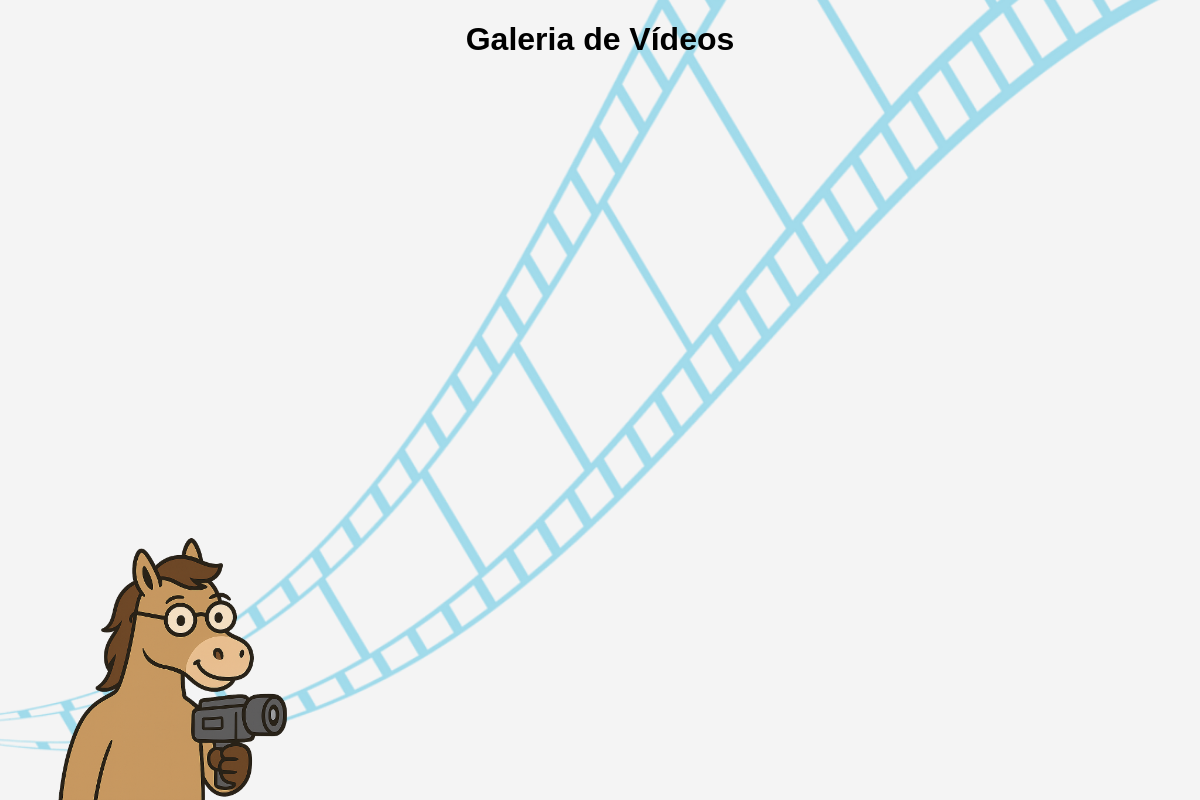
Before: / with the older database file.
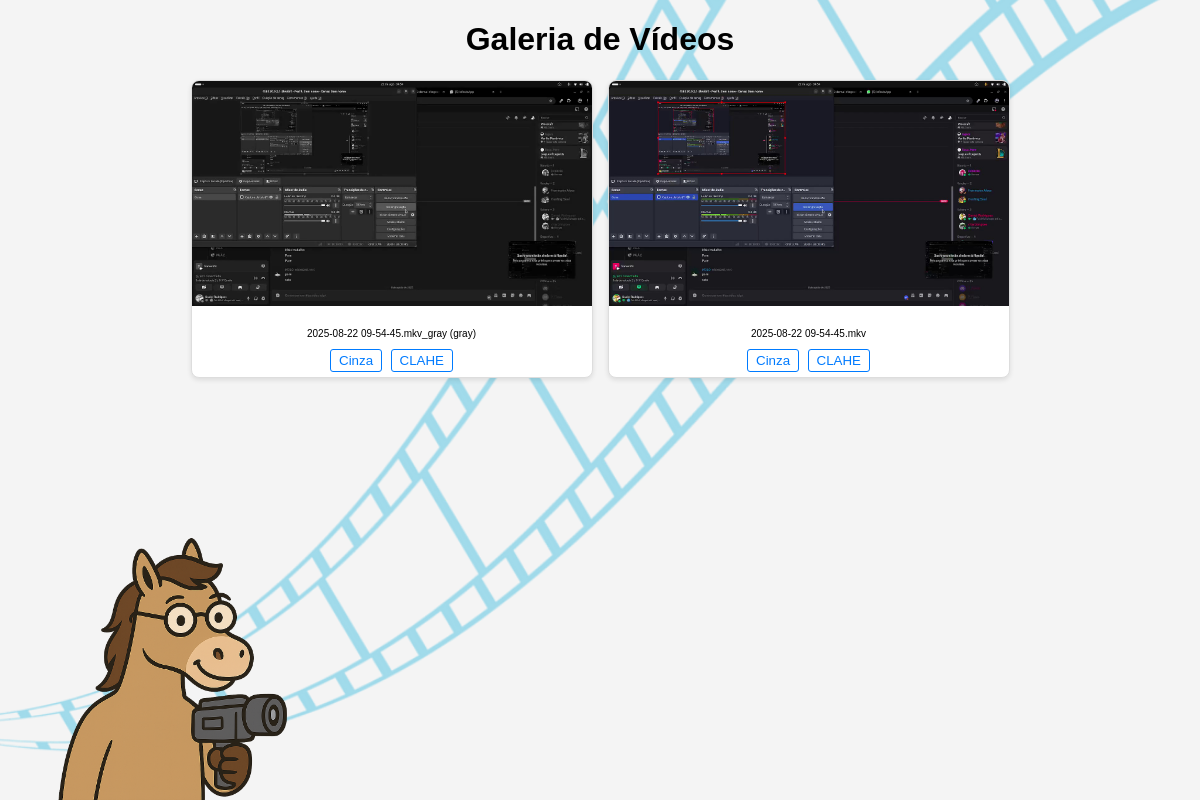
After: the same page with the newer database file.
### tables this page shows
CREATE TABLE videos (
            id TEXT PRIMARY KEY,
            original_name TEXT,
            original_ext TEXT,
            mime_type TEXT,
            size_bytes INTEGER,
            duration_sec REAL,
            fps REAL,
            width INTEGER,
            height INTEGER,
            filter TEXT,
            original_video_id TEXT,
            created_at TIMESTAMP DEFAULT CURRENT_TIMESTAMP,
            path_original TEXT,
            path_processed TEXT,
            FOREIGN KEY(original_video_id) REFERENCES videos(id)
        );

### server/server.py (the view)
@app.route("/")
def gallery():
    with sqlite3.connect(DB) as conn:
        rows = conn.execute("""
            SELECT id, original_name, path_original, filter
            FROM videos ORDER BY created_at DESC""").fetchall()
    videos = []
    for r in rows:
        uid, name, path_orig, filter_name = r
        video_dir = os.path.dirname(os.path.dirname(path_orig))
        video_path = os.path.relpath(path_orig, BASE_DIR)
        if filter_name:
            thumb_name = f"thumb_{filter_name}.jpg"
        else:
            thumb_name = "thumb.jpg"
        thumb_dir = os.path.join(os.path.dirname(os.path.dirname(path_orig)), "thumbs")
        thumb_path = os.path.join(os.path.relpath(thumb_dir, BASE_DIR), thumb_name)
        display_name = f"{name} ({filter_name})" if filter_name else name
        videos.append((uid, display_name, video_path, thumb_path))
    return render_template("gallery.html", videos=videos)
    if not os.path.exists(full_path):
        print(f"File not found: {full_path}")  # Debug log
        return f"File not found: {filename}", 404
    return send_from_directory(directory, filename)

### server/templates/gallery.html (shortened to what this page needs)
<!DOCTYPE html>
<html>
<head>
</head>
<body>
    <h1>Galeria de Vídeos</h1>
    <div class="gallery">
        {% for v in videos %}
        <div class="video-card">
            <a href="{{ url_for('static', filename=v[2]) }}" target="_blank">
                <img src="{{ url_for('static', filename=v[3]) }}" alt="{{ v[1] }}">
            </a>
            <p>{{ v[1] }}</p>
            <div class="filter-buttons">
                <button class="filter-button" onclick="window.location.href='/apply_filter/{{v[0]}}/gray'">Cinza</button>
                <button class="filter-button" onclick="window.location.href='/apply_filter/{{v[0]}}/clahe'">CLAHE</button>
            </div>
        </div>
        {% endfor %}
        <img src="{{ url_for('static', filename='static/client/filme.png') }}" alt="filme" style="position: fixed; left: 63%; transform: translateX(-50%); bottom: -600px; width: 2300px; height: auto; z-index: -1;">
    </div>
    <img src="{{ url_for('static', filename='static/client/cavaloo.png') }}" alt="Cavalo" style="position: fixed; left: 20px; bottom: -20px; width: 300px; height: auto; z-index: 100;">
</body>
</html>
</html>

### server/templates/gallery.html (style rules this page uses)
body { font-family: Arial, sans-serif; background: #f4f4f4; margin: 20px; }
h1 { text-align: center; }
.gallery { display: flex; flex-wrap: wrap; gap: 15px; justify-content: center; }
.video-card { background: white; border: 1px solid #ddd; border-radius: 8px; overflow: hidden; width: 100%; max-width: 400px; min-width: 240px; flex: 1 1 240px; text-align: center; box-shadow: 0 2px 5px rgba(0,0,0,0.1); }
.video-card img { width: 100%; height: auto; display: block; }
.video-card p { margin: 10px 10; font-size: 10px; }
.video-card a { display: inline-block; margin-bottom: 8px; text-decoration: none; color: #007BFF; }
.filter-buttons { margin: 5px 0; }
.filter-button { padding: 3px 8px; margin: 0 2px; border: 1px solid #007BFF; border-radius: 3px; background: white; color: #007BFF; cursor: pointer; }

Changed rows visible on the page:
added videos: shows a picture, original_name "2025-08-22 09-54-45.mkv_gray (gray)"
added videos: shows a picture, original_name "2025-08-22 09-54-45.mkv"
